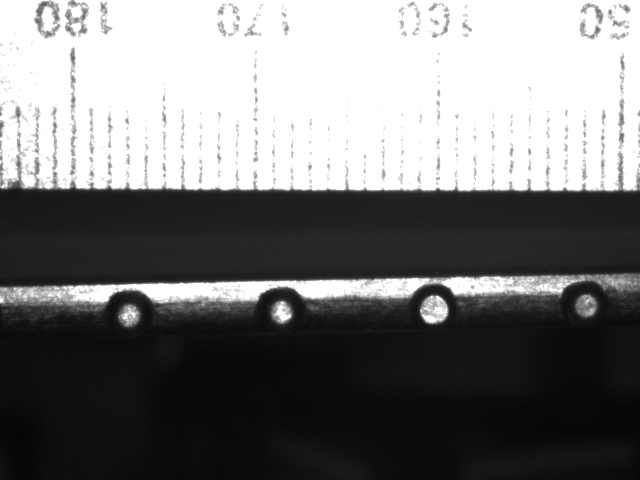
#> input picture src/camera/pins.bmp, 640 x 480 px
$ python pinsCalibrate.py
#> lines starting #> are read from the running program, lines starting #| are printed output that depends on the picture; after the words box and inside, x2 and y2 are one past the last pixel; in counts of white or black regions, pixels touching at a corner belong together
#> further down, img is the input picture: shape (480, 640, 3); min 4, max 255, mean 119.7
import cv2
import numpy as np
import os

# Function to detect circles and average spacing, with visualization
def detect_circles_and_average_spacing(img):
    """
    This function takes an image (an ndarray image as loaded by cv2)
    and looks for circles in it. Assuming the circles are colinear,
    it calculates the average distance between them in x.
    """
    # Convert to grayscale
    gray = cv2.cvtColor(img, cv2.COLOR_BGR2GRAY)

    # Apply Gaussian blur
    blurred = cv2.GaussianBlur(gray, (9, 9), 2)
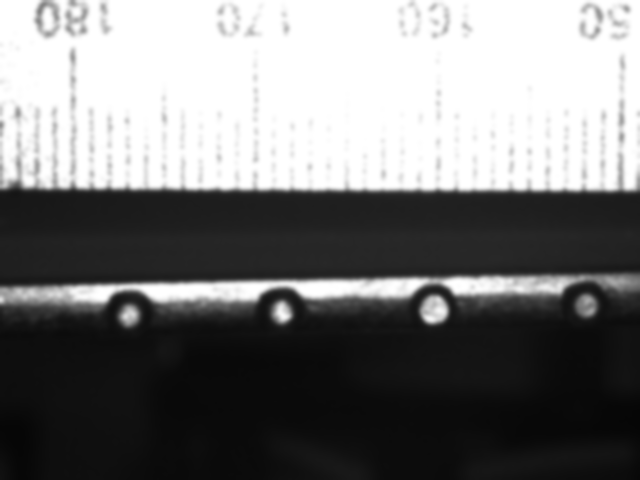
#> blurred: shape (480, 640); min 6, max 255, mean 119.7

    # Apply thresholding to make the circles stand out
    _, thresh = cv2.threshold(blurred, 50, 255, cv2.THRESH_BINARY)
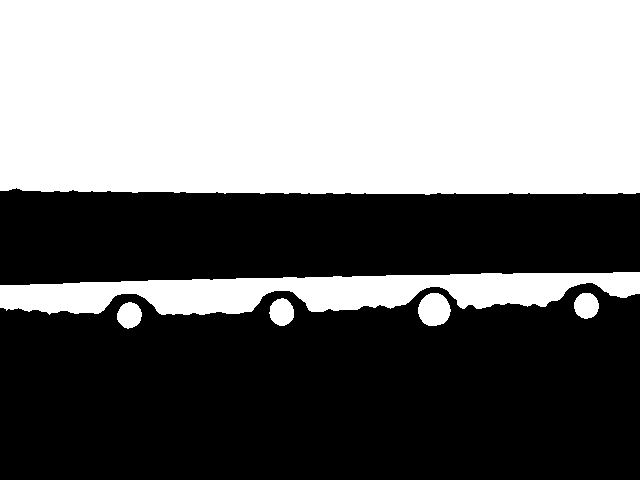
#> thresh: shape (480, 640); 46.5% white; 6 white regions, box (x1, y1, x2, y2) and area: (0, 0, 640, 195) 123573, (0, 272, 640, 315) 17017, (418, 293, 451, 326) 847, (269, 298, 294, 326) 531, (574, 293, 599, 319) 511, (117, 302, 142, 329) 504

    # Use the Hough transform to detect circles in the image
    circles = cv2.HoughCircles(thresh, cv2.HOUGH_GRADIENT, dp=1.2, minDist=20,
                               param1=100, param2=30, minRadius=5, maxRadius=30)
#> circles = [[433.8, 310.2, 16.52], [586.2, 305.4, 13.16]]

    if circles is None:
        return "No circles detected."

    # Convert the circle parameters to integers
    circles = np.uint16(np.around(circles[0, :]))
#> circles = [[434, 310, 17], [586, 305, 13]]

    if len(circles) <= 1:
        return "Not enough circles to calculate spacing."
    # Sort circles based on the x-coordinate
    circles_sorted = circles[circles[:, 0].argsort()]
#> circles_sorted = [[434, 310, 17], [586, 305, 13]]
    # Calculate distances between consecutive circle centers
    distances = np.diff(circles_sorted[:, 0])
#> distances = [152]
    return np.mean(distances)

# Path to the uploaded image
image_path = os.path.join(os.path.dirname(os.path.realpath(__file__)),"pins.bmp")
img = cv2.imread(image_path, cv2.IMREAD_COLOR)
result = detect_circles_and_average_spacing(img)
#> result = 152
pixels_per_mm = result/8
#> pixels_per_mm = 19

print(f"{pixels_per_mm} pixels per mm")
#| 19.0 pixels per mm
